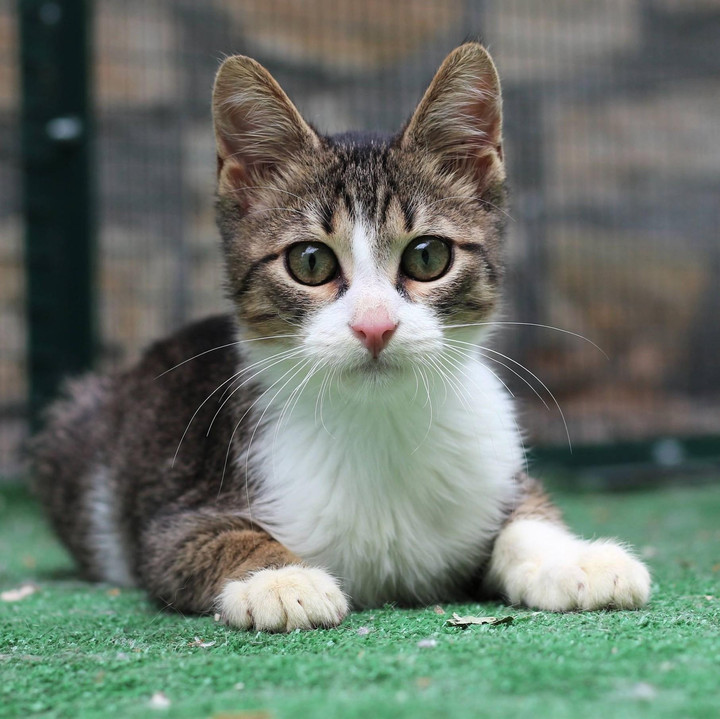
#> input picture pictures/cat.jpg, 720 x 719 px
$ python img_conversion.py
#> lines starting #> are read from the running program, lines starting #| are printed output that depends on the picture; after the words box and inside, x2 and y2 are one past the last pixel; in counts of white or black regions, pixels touching at a corner belong together
import cv2 as cv

img = cv.imread('pictures/cat.jpg')
#> img is the input picture: shape (719, 720, 3); mean B, G, R 105.6, 115.6, 105.3
cv.imshow("Original", img)

# Converting to grayscale
gray = cv.cvtColor(img, cv.COLOR_BGR2GRAY)
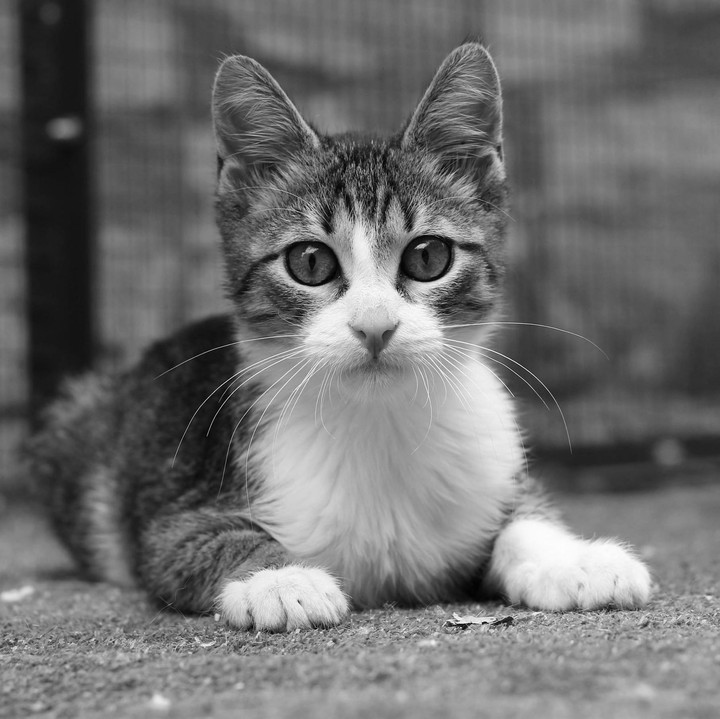
#> gray: shape (719, 720); min 0, max 254, mean 111.4
cv.imshow("Grayscale", gray)

# Converting Blur
blur = cv.GaussianBlur(img, (5,5), cv.BORDER_DEFAULT)
#                           Kernel size tuple(changes blur intensity)
cv.imshow("Blur", blur)

# Edge cascade
canny = cv.Canny(img, 125, 175)
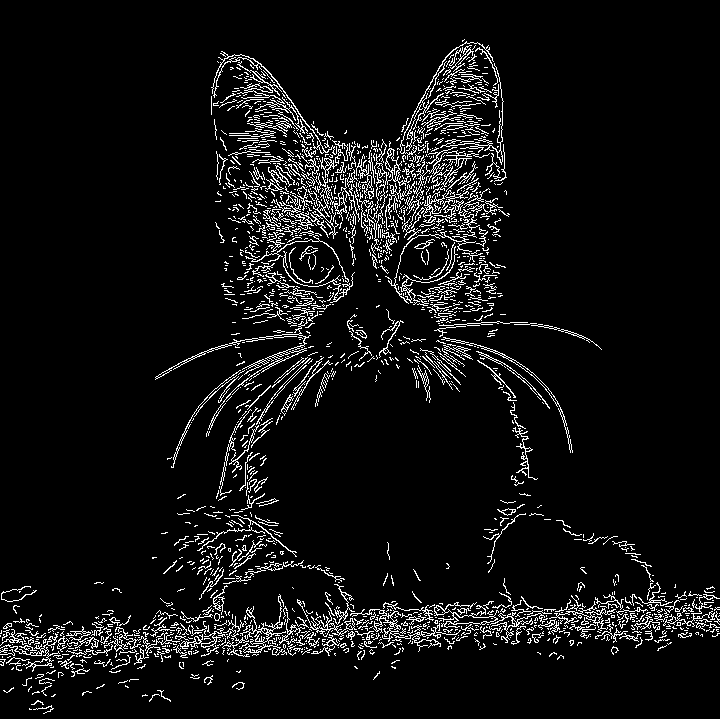
#> canny: shape (719, 720); 6.5% white in thin lines or dots
cv.imshow("Canny Edges", canny)

# Dilating the images
dilated = cv.dilate(canny, (3,3), iterations=2)
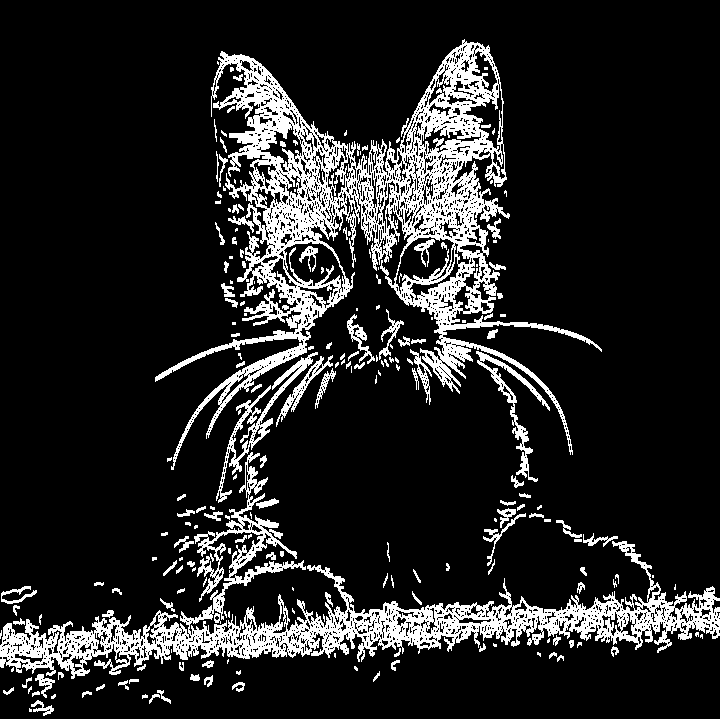
#> dilated: shape (719, 720); 14.2% white; 225 white regions (99 under 20 px), largest, box (x1, y1, x2, y2) and area: (155, 39, 602, 470) 36790, (0, 452, 720, 679) 24991, (216, 352, 318, 503) 1755
cv.imshow("Dilated", dilated)

# Eroding the image(getting canny back from dilated)
eroded = cv.erode(dilated, (3,3), iterations=2)
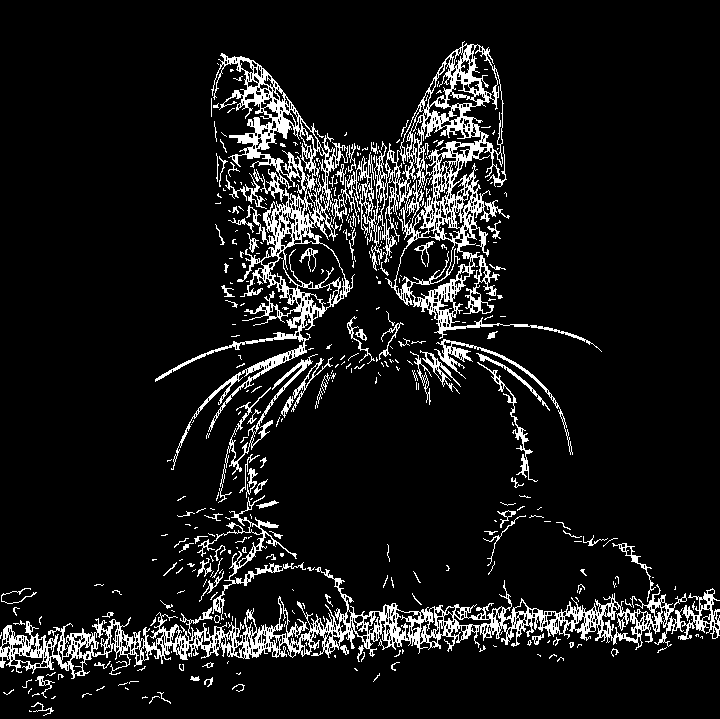
#> eroded: shape (719, 720); 9.3% white in thin lines or dots
cv.imshow("Eroded", eroded)

# Resizing the image
resized = cv.resize(img, (500,500), interpolation=cv.INTER_AREA) # we use INTER_AREA when decreasing size of image
# if we want to increase size of image the we either use INTER_LINEAR or INTER_CUBIC(slower but better quality)
cv.imshow("Resized", resized)

# Cropping the image
cropped = img[200:500, 100:600] # image is array of pixels and each pixel can be written in (B,G,R), so we can split that array
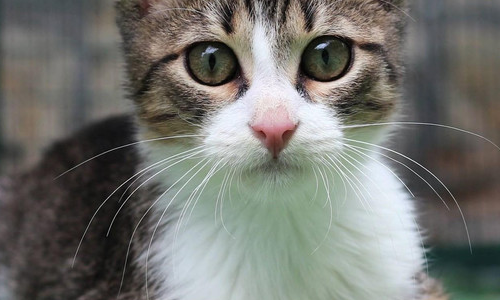
#> cropped: shape (300, 500, 3); mean B, G, R 111.4, 116.3, 115.7
cv.imshow("Cropped", cropped)

cv.waitKey(0)

$ run again, with pictures/dog pups(large).jpeg copied over pictures/cat.jpg
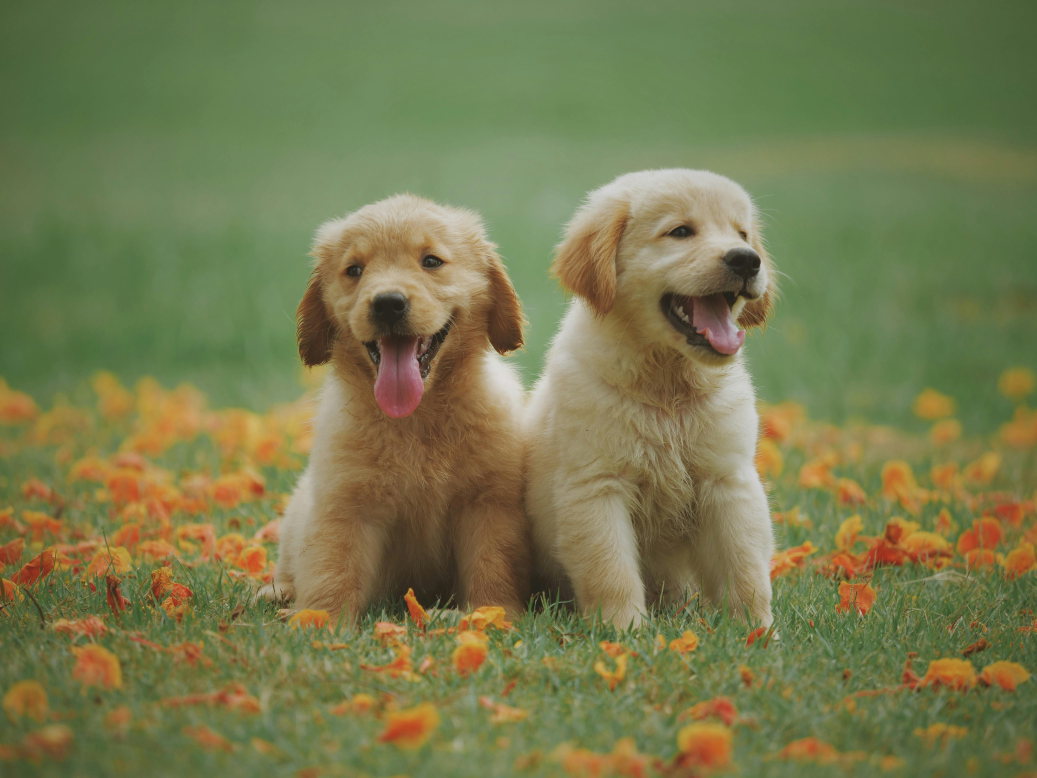
#> input picture pictures/dog pups(large).jpeg, 5184 x 3888 px (shown at 1/5 size)
#> img is the input picture: shape (3888, 5184, 3); mean B, G, R 78.3, 122, 119.3
#> `canny = cv.Canny(img, 125, 175)`:
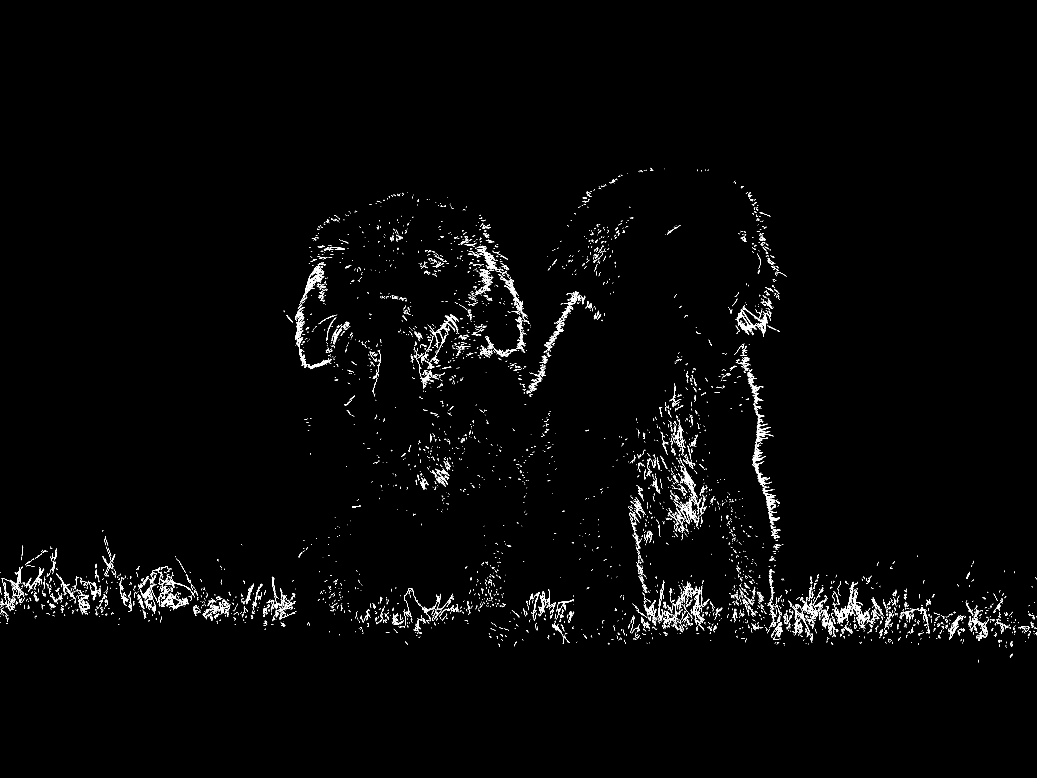
#> canny: shape (3888, 5184) (shown at 1/5 size); 0.74% white in thin lines or dots, all inside (x1, y1, x2, y2) = (0, 839, 5184, 3313)
#> dilated: shape (3888, 5184); 1.5% white; 4563 white regions (1979 under 20 px), largest, box (x1, y1, x2, y2) and area: (1476, 1535, 1659, 1848) 5585, (3763, 2117, 3868, 2322) 4865, (2339, 1229, 2489, 1353) 4067
#> eroded: shape (3888, 5184); 0.92% white in thin lines or dots, all inside (x1, y1, x2, y2) = (0, 841, 5184, 3315)
#> `cropped = img[200:500, 100:600]`:
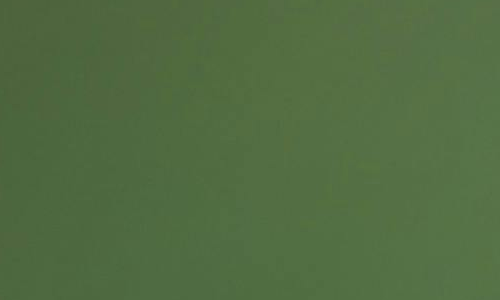
#> cropped: shape (300, 500, 3); mean B, G, R 66.1, 108.5, 81.9
